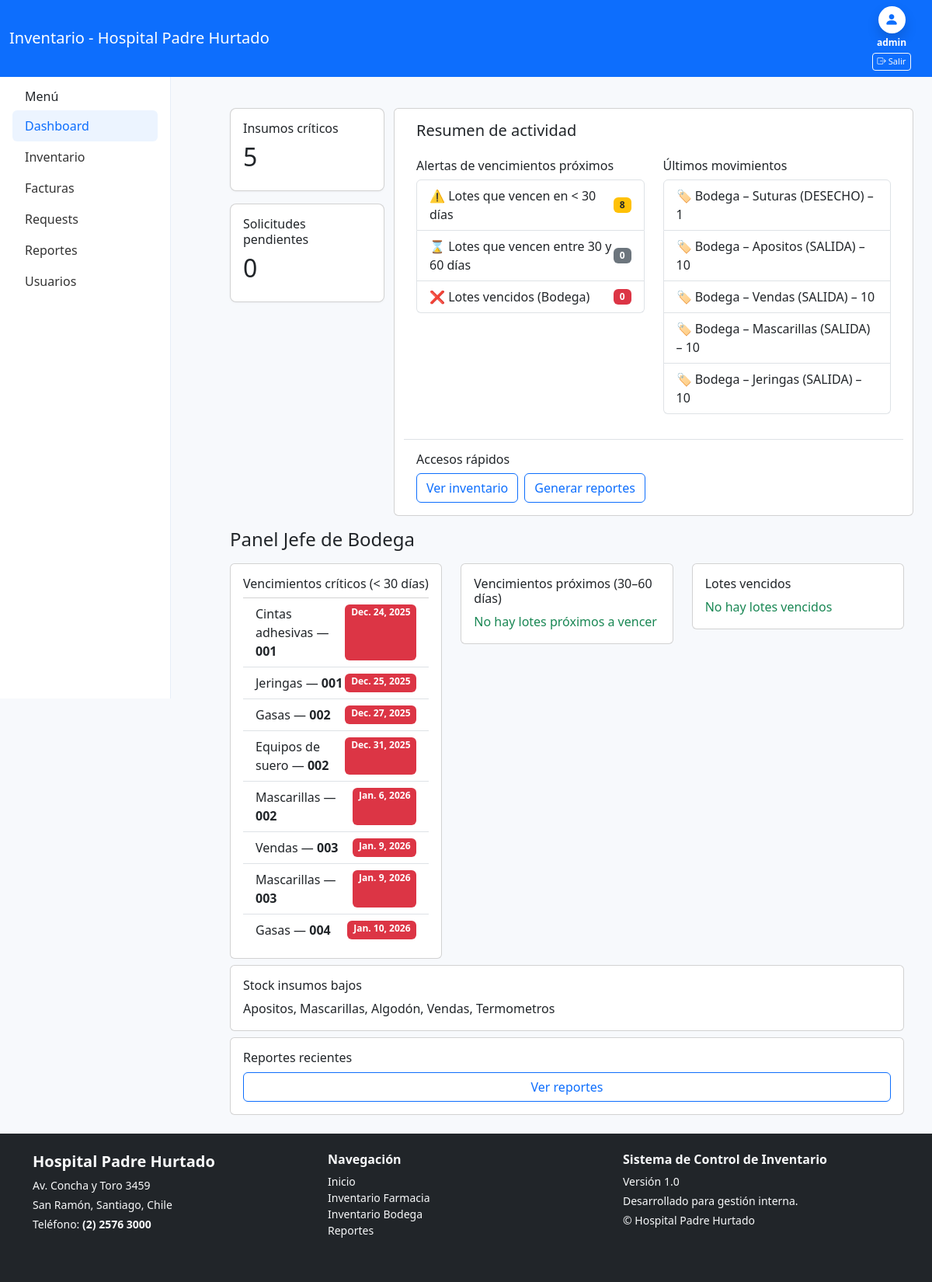
The page /dashboard/ (signed in) on the database its author committed.
### inventario/models.py (models this page shows, shortened)
class Movimiento(models.Model):
    TIPO = [
        ("INGRESO", "Ingreso"),
        ("SALIDA", "Salida"),
        ("AJUSTE", "Ajuste"),
        ("DESECHO", "Desecho")
    ]
    insumo = models.ForeignKey(Insumo, on_delete=models.CASCADE)
    tipo = models.CharField(max_length=20, choices=TIPO)
    cantidad = models.IntegerField()
    usuario = models.ForeignKey(User, on_delete=models.SET_NULL, null=True)
    fecha = models.DateTimeField(auto_now_add=True)
    observacion = models.TextField(blank=True, null=True)
    factura = models.ForeignKey(FacturaIngreso, on_delete=models.SET_NULL, null=True, blank=True)

class Insumo(models.Model):
    codigo = models.CharField(max_length=50, unique=True, blank=True)
    nombre = models.CharField(max_length=200)
    unidad = models.CharField(max_length=50)
    stock = models.IntegerField(default=0)
    stock_minimo = models.IntegerField(default=0)

class ItemFactura(models.Model):
    factura = models.ForeignKey(
        FacturaIngreso,
        on_delete=models.CASCADE,
        related_name="items"
    )
    insumo = models.ForeignKey(Insumo, on_delete=models.CASCADE)
    cantidad = models.PositiveIntegerField()
    lote = models.CharField(max_length=100, blank=True, null=True)
    vencimiento = models.DateField(blank=True, null=True)

### core/views.py (the view)
# urls.py: path("dashboard/", views.dashboard, name="dashboard"),
@login_required
def dashboard(request):
    hoy = date.today()
    rol = request.user.perfil.rol
    total_usuarios = User.objects.count() if rol == "ADMIN" else None
    insumos_criticos = Insumo.objects.filter(
        stock__lte=F("stock_minimo")
    ).count()
    insumos_criticos_lista = Insumo.objects.filter(
        stock__lte=F("stock_minimo")
    )
    farmacos_criticos = Medicamento.objects.filter(
        stock__lte=F("stock_critico")
    ).count()
    farmacos_criticos_lista = Medicamento.objects.filter(
        stock__lte=F("stock_critico")
    )
    solicitudes_pendientes_bodega = SolicitudReposicion.objects.filter(
        estado="PENDIENTE"
    ).count()
    solicitudes_pendientes_farmacia = SolicitudReposicion.objects.filter(
        estado="PENDIENTE", usuario=request.user
    ).count()
    ult_mov_bodega = Movimiento.objects.order_by("-fecha")[:5]
    ult_mov_farmacia = MovimientoFarmacia.objects.order_by("-fecha")[:5]
    rango_30 = hoy + timedelta(days=30)
    rango_60 = hoy + timedelta(days=60)
    vencen_30 = ItemFactura.objects.filter(
        vencimiento__isnull=False,
        vencimiento__gte=hoy,
        vencimiento__lte=rango_30
    ).count()
    vencen_30_60 = ItemFactura.objects.filter(
        vencimiento__isnull=False,
        vencimiento__gt=rango_30,
        vencimiento__lte=rango_60
    ).count()
    lotes_vencen_30 = ItemFactura.objects.filter(
        vencimiento__isnull=False,
        vencimiento__gte=hoy,
        vencimiento__lte=rango_30
    ).order_by("vencimiento")
    lotes_vencen_30_60 = ItemFactura.objects.filter(
        vencimiento__isnull=False,
        vencimiento__gt=rango_30,
        vencimiento__lte=rango_60
    ).order_by("vencimiento")
    lotes_vencidos_bodega = ItemFactura.objects.filter(
        vencimiento__isnull=False,
        vencimiento__lt=hoy,
        cantidad__gt=0
    ).count()
    lotes_vencidos_bodega_lista = ItemFactura.objects.filter(
        vencimiento__isnull=False,
        vencimiento__lt=hoy,
        cantidad__gt=0
    ).order_by("vencimiento")
    vencimientos_farmacia_30 = LoteFarmacia.objects.filter(
        vencimiento__isnull=False,
        vencimiento__gte=hoy,
        vencimiento__lte=rango_30
    ).count()
    vencimientos_farmacia_30_60 = LoteFarmacia.objects.filter(
        vencimiento__isnull=False,
        vencimiento__gt=rango_30,
        vencimiento__lte=rango_60
    ).count()
    lotes_farmacia_vencen_30 = LoteFarmacia.objects.filter(
        vencimiento__isnull=False,
        vencimiento__gte=hoy,
        vencimiento__lte=rango_30
    ).order_by("vencimiento")
    lotes_farmacia_vencen_30_60 = LoteFarmacia.objects.filter(
        vencimiento__isnull=False,
        vencimiento__gt=rango_30,
        vencimiento__lte=rango_60
    ).order_by("vencimiento")
    vencidos_farmacia = Medicamento.objects.filter(
        fecha_vencimiento__isnull=False,
        fecha_vencimiento__lt=hoy,
    ).count()
    lotes_vencidos_farmacia_lista = Medicamento.objects.filter(
        fecha_vencimiento__isnull=False,
        fecha_vencimiento__lt=hoy,
    ).order_by("fecha_vencimiento")
    dispensaciones_hoy = MovimientoFarmacia.objects.filter(
        tipo="SALIDA",
        fecha__date=hoy
    ).aggregate(total=Sum("cantidad"))["total"] or 0
    contexto = {
        "rol": rol,
        "total_usuarios": total_usuarios,
        "insumos_criticos": insumos_criticos,
        "insumos_criticos_lista": insumos_criticos_lista,
        "farmacos_criticos": farmacos_criticos,
        "farmacos_criticos_lista": farmacos_criticos_lista,
        "solicitudes_pendientes_bodega": solicitudes_pendientes_bodega,
        "solicitudes_pendientes_farmacia": solicitudes_pendientes_farmacia,
        "ult_mov_bodega": ult_mov_bodega,
        "ult_mov_farmacia": ult_mov_farmacia,
        "vencimientos_30": vencen_30,
        "vencimientos_30_60": vencen_30_60,
        "lotes_vencen_30": lotes_vencen_30,
        "lotes_vencen_30_60": lotes_vencen_30_60,
        "lotes_vencidos_bodega": lotes_vencidos_bodega,
        "lotes_vencidos_bodega_lista": lotes_vencidos_bodega_lista,
        "vencimientos_farmacia_30": vencimientos_farmacia_30,
        "vencimientos_farmacia_30_60": vencimientos_farmacia_30_60,
        "lotes_farmacia_vencen_30": lotes_farmacia_vencen_30,
        "lotes_farmacia_vencen_30_60": lotes_farmacia_vencen_30_60,
        "lotes_vencidos_farmacia": vencidos_farmacia,
        "lotes_vencidos_farmacia_lista": lotes_vencidos_farmacia_lista,
        "dispensaciones_hoy": dispensaciones_hoy,
    }
    return render(request, "core/dashboard.html", contexto)

### core/templates/core/dashboard.html (shortened to what this page needs)
{% extends "core/base.html" %}
{% block principal %}
<div class="container-fluid mt-3">
  <div class="row">
    <div class="col-md-3">
      {% if user.perfil.rol == "JEFE_BODEGA" %}
      <div class="card card-compact p-3 mb-3">
        <h6>Insumos críticos</h6>
        <h2>{{ insumos_criticos }}</h2>
      </div>
      {% endif %}
      <div class="card card-compact p-3">
        <h6>Solicitudes pendientes</h6>
        <h2>{{ solicitudes_pendientes_farmacia }}</h2>
      </div>
    </div>
    <div class="card col-md-9">
      <div class="card-body">
        <h5 class="card-title mb-4">Resumen de actividad</h5>
        <div class="row">
            <div class="col-md-6">
                <h6>Alertas de vencimientos próximos</h6>
                <div class="list-group mb-3">
                    {% if user.perfil.rol == "JEFE_BODEGA" %}
                    <div class="list-group-item d-flex justify-content-between align-items-center">
                        <span>
                            ⚠️ Lotes que vencen en &lt; 30 días
                        </span>
                        <span class="badge bg-warning text-dark">
                            {{ vencimientos_30 }}
                        </span>
                    </div>
                    <div class="list-group-item d-flex justify-content-between align-items-center">
                        <span>
                            ⌛ Lotes que vencen entre 30 y 60 días
                        </span>
                        <span class="badge bg-secondary">
                            {{ vencimientos_30_60 }}
                        </span>
                    </div>
                    <div class="list-group-item d-flex justify-content-between align-items-center">
                      <span>❌ Lotes vencidos (Bodega)</span>
                      <span class="badge bg-danger">
                          {{ lotes_vencidos_bodega }}
                      </span>
                    </div>
                    {% endif %}
                </div>
            </div>
            <div class="col-md-6">
                <h6>Últimos movimientos</h6>
                <div class="list-group">
                  {% if user.perfil.rol == "JEFE_BODEGA" %}
                    {% for mov in ult_mov_bodega|slice:":5" %}
                        <div class="list-group-item">
                            🏷️ Bodega – {{ mov.insumo.nombre }} ({{ mov.tipo }}) – {{ mov.cantidad }}
                        </div>
                    {% endfor %}
                  {% endif %}
                </div>
            </div>
        </div>
      </div>
      <div class="card-body border-top mt-3 pt-3">
        <h6 class="mb-2">Accesos rápidos</h6>
        <div class="d-flex gap-2 mt-1">
          <a class="btn btn-outline-primary" href="{% url 'inventario:inventory_list' %}">Ver inventario</a>
          <a class="btn btn-outline-primary" href="{% url 'reports' %}">Generar reportes</a>
        </div>
      </div>
    </div>
  </div>
</div>
{% if user.perfil.rol == "JEFE_BODEGA" %}
<div class="container-fluid mt-3">
  <h4>Panel Jefe de Bodega</h4>
  <div class="row mt-3">
      <div class="col-md-4">
        <div class="card p-3">
          <h6>Vencimientos críticos (&lt; 30 días)</h6>
          {% if lotes_vencen_30 %}
            <ul class="list-group list-group-flush">
              {% for lote in lotes_vencen_30 %}
              <li class="list-group-item d-flex justify-content-between">
                <span>{{ lote.insumo.nombre }} — <strong>{{ lote.lote }}</strong></span>
                <span class="badge bg-danger">{{ lote.vencimiento }}</span>
              </li>
              {% endfor %}
            </ul>
          {% else %}
            <p class="text-success mb-0">No hay lotes críticos</p>
          {% endif %}
        </div>
      </div>
      <div class="col-md-4">
        <div class="card p-3">
          <h6>Vencimientos próximos (30–60 días)</h6>
          {% if lotes_vencen_30_60 %}
          <ul class="list-group list-group-flush">
            {% for lote in lotes_vencen_30_60 %}
            <li class="list-group-item d-flex justify-content-between">
              <span>{{ lote.insumo.nombre }} — <strong>{{ lote.lote }}</strong></span>
              <span class="badge bg-warning text-dark">{{ lote.vencimiento }}</span>
            </li>
            {% endfor %}
          </ul>
          {% else %}
            <p class="text-success mb-0">No hay lotes próximos a vencer</p>
          {% endif %}
        </div>
      </div>
      <div class="col-md-4">
        <div class="card p-3">
          <h6>Lotes vencidos</h6>
          {% if lotes_vencidos_bodega_lista %}
            <ul class="list-group list-group-flush">
              {% for lote in lotes_vencidos_bodega_lista %}
              <li class="list-group-item d-flex justify-content-between">
                <span>{{ lote.insumo.nombre }} — <strong>{{ lote.lote }}</strong></span>
                <span class="badge bg-dark">{{ lote.vencimiento }}</span>
              </li>
              {% endfor %}
            </ul>
          {% else %}
            <p class="text-success mb-0">No hay lotes vencidos</p>
          {% endif %}
        </div>
      </div>
  <div class="col-md-12 mt-2">
      <div class="card p-3">
        <h6>Stock insumos bajos</h6>
        <p class="mb-0">
          {% if insumos_criticos_lista %}
              {% for m in insumos_criticos_lista %}
                  {{ m.nombre }}{% if not forloop.last %}, {% endif %}
              {% endfor %}
          {% else %}
              <span class="text-success">No hay insumos críticos</span>
          {% endif %}
        </p>
      </div>
    </div>
  <div class="col-md-12 mt-1" >
    <div class="card mt-1 p-3">
      <h6>Reportes recientes</h6>
      <a class="btn btn-outline-primary" href="{% url 'reports' %}">Ver reportes</a>
    </div>
  </div>
</div>
{% endif %}
</div>
{% endblock %}

### core/templates/core/base.html (shortened to what this page needs)
{% load static %}
<!doctype html>
<html lang="es">
<head>
  <link href="https://cdn.jsdelivr.net/npm/bootstrap@5.3.2/dist/css/bootstrap.min.css" rel="stylesheet">
  <link rel="stylesheet" href="https://cdn.jsdelivr.net/npm/bootstrap-icons@1.10.5/font/bootstrap-icons.css">
</head>
<body class="d-flex flex-column min-vh-100">
<nav class="navbar navbar-expand-lg app-header">
  <div class="container-fluid">
    <a class="navbar-brand text-white" href="{% url 'dashboard' %}">Inventario - Hospital Padre Hurtado</a>
    <div class="d-flex">
      {% if request.user.is_authenticated %}
          <div class="d-flex flex-column align-items-center text-white" style="min-width:80px;">
          <div class="rounded-circle bg-white d-flex justify-content-center align-items-center shadow" style="width:35px; height:35px;">
            <i class="bi bi-person-fill" style="font-size:18px; color:#0d6efd;"></i>
          </div>
          <div style="font-size:0.75rem; margin-top:3px; text-align:center;">
            <strong>{{ user.username }}</strong>
          </div>
          <a href="{% url 'logout' %}" class="btn btn-outline-light btn-sm mt-1" style="font-size:0.70rem; padding: 2px 6px; white-space: nowrap; width: auto !important;">
            <i class="bi bi-box-arrow-right"></i>
            Salir
          </a>
        </div>
      {% else %}
        <a class="btn btn-outline-light btn-sm" href="{% url 'login' %}">Iniciar sesión</a>
      {% endif %}
    </div>
  </div>
</nav>
<div class="d-flex">
  <aside class="sidebar p-3">
    <h6 class="px-3">Menú</h6>
    {% with current=request.resolver_match.url_name %}
    <ul class="nav flex-column">
    {% if request.user.is_authenticated %}
      {% if request.user.perfil.rol == "ADMIN" or request.user.perfil.rol == "JEFE_BODEGA" or request.user.perfil.rol == "JEFE_FARMACIA" %}
      <li class="nav-item">
        <a class="nav-link {% if current == 'dashboard' %}active{% endif %}" href="{% url 'dashboard' %}">
            Dashboard
        </a>
      </li>
      {% endif %}
      {% if request.user.perfil.rol == "JEFE_BODEGA" or request.user.perfil.rol == "FUNC_BODEGA" %}
      <li class="nav-item">
        <a class="nav-link {% if current == 'inventory_list' %}active{% endif %}" href="{% url 'inventario:inventory_list' %}">Inventario</a>
      </li>
      <li class="nav-item">
        <a class="nav-link {% if current == 'facturas_list' %}active{% endif %}" href="{% url 'inventario:facturas_list' %}">Facturas</a>
      </li>
      <li class="nav-item">
        <a class="nav-link {% if current == 'solicitudes_listar' %}active{% endif %}" href="{% url 'inventario:solicitudes_listar' %}">Requests</a>
      </li>
      {% endif %}
      <li class="nav-item">
        <a class="nav-link {% if current == 'reports' %}active{% endif %}" href="{% url 'reports' %}">Reportes</a>
      </li>
    {% endif %}
      {% if user.is_authenticated and user.is_superuser %}
      <li class="nav-item">
        <a class="nav-link {% if current == 'manage_users' %}active{% endif %}" href="{% url 'manage_users' %}">Usuarios</a>
      </li>
      {% endif %}
    </ul>
    {% endwith %}
  </aside>
  <main class="flex-fill p-4">
    {% block principal %}
    {% endblock %}
  </main>
</div>
<footer class="bg-dark text-light mt-auto py-4">
  <div class="container">
    <div class="row">
      <div class="col-md-4 mb-3">
        <h5 class="fw-bold">Hospital Padre Hurtado</h5>
        <p class="small mb-1">Av. Concha y Toro 3459</p>
        <p class="small mb-1">San Ramón, Santiago, Chile</p>
        <p class="small">Teléfono: <strong>(2) 2576 3000</strong></p>
      </div>
      <div class="col-md-4 mb-3">
        <h6 class="fw-bold">Navegación</h6>
        <ul class="list-unstyled small">
          <li><a href="/" class="text-light text-decoration-none">Inicio</a></li>
          <li><a href="/farmacia/" class="text-light text-decoration-none">Inventario Farmacia</a></li>
          <li><a href="/bodega/" class="text-light text-decoration-none">Inventario Bodega</a></li>
          <li><a href="/reportes/" class="text-light text-decoration-none">Reportes</a></li>
        </ul>
      </div>
      <div class="col-md-4 mb-3">
        <h6 class="fw-bold">Sistema de Control de Inventario</h6>
        <p class="small mb-1">Versión 1.0</p>
        <p class="small mb-1">Desarrollado para gestión interna.</p>
        <p class="small">© {{ now|date:"Y" }} Hospital Padre Hurtado</p>
      </div>
    </div>
</footer>
</body>
</html>

### rows shown on the page
Movimiento: insumo.nombre "Suturas", tipo "DESECHO", cantidad "1"
Movimiento: insumo.nombre "Apositos", tipo "SALIDA", cantidad "10"
Movimiento: insumo.nombre "Vendas", tipo "SALIDA", cantidad "10"
Movimiento: insumo.nombre "Mascarillas", tipo "SALIDA", cantidad "10"
Movimiento: insumo.nombre "Jeringas", tipo "SALIDA", cantidad "10"
ItemFactura: insumo.nombre "Cintas adhesivas", lote "001", vencimiento "Dec. 24, 2025"
ItemFactura: insumo.nombre "Jeringas", lote "001", vencimiento "Dec. 25, 2025"
ItemFactura: insumo.nombre "Gasas", lote "002", vencimiento "Dec. 27, 2025"
ItemFactura: insumo.nombre "Equipos de suero", lote "002", vencimiento "Dec. 31, 2025"
ItemFactura: insumo.nombre "Mascarillas", lote "002", vencimiento "Jan. 6, 2026"
ItemFactura: insumo.nombre "Vendas", lote "003", vencimiento "Jan. 9, 2026"
ItemFactura: insumo.nombre "Mascarillas", lote "003", vencimiento "Jan. 9, 2026"
ItemFactura: insumo.nombre "Gasas", lote "004", vencimiento "Jan. 10, 2026"
Insumo: nombre "Apositos"
Insumo: nombre "Mascarillas"
Insumo: nombre "Algodón"
Insumo: nombre "Vendas"
Insumo: nombre "Termometros"

### other values the page prints
{{ user.username }} "admin"
{{ insumos_criticos }} "5"
{{ solicitudes_pendientes_farmacia }} "0"
{{ vencimientos_30 }} "8"
{{ vencimientos_30_60 }} "0"
{{ lotes_vencidos_bodega }} "0"
